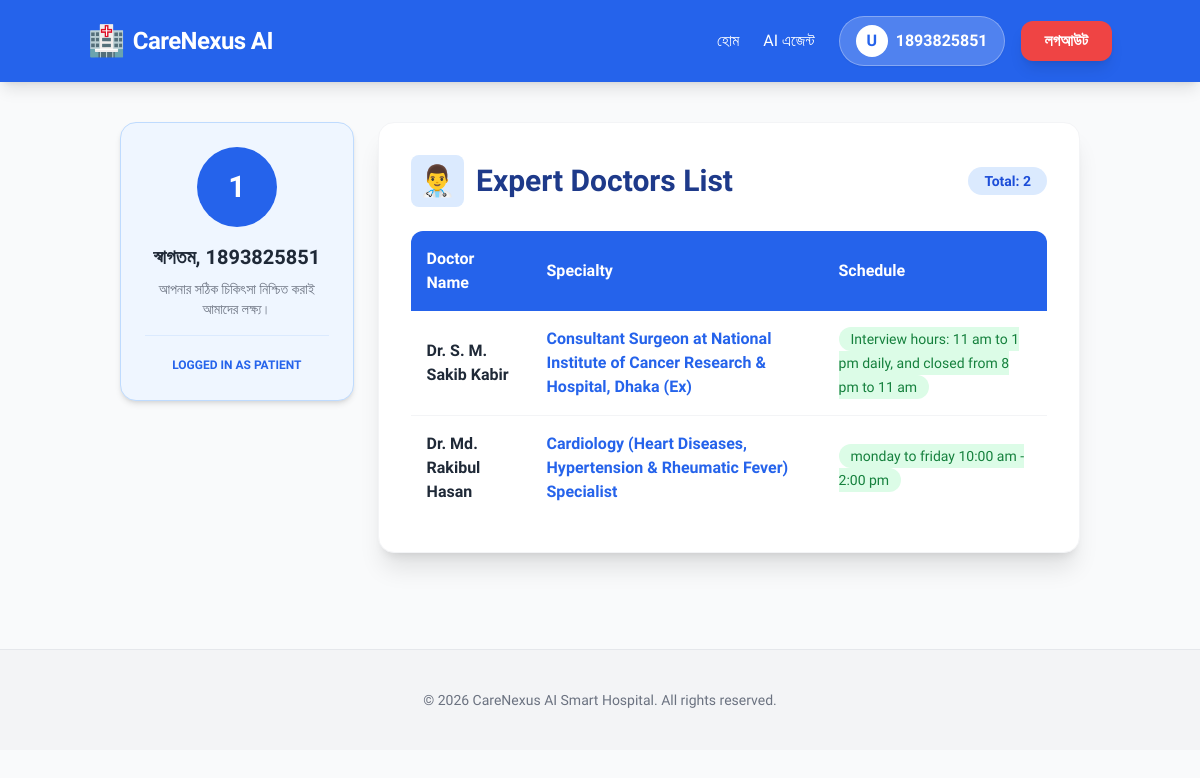
Page /doctors/ (signed in) on the committed database.
### core/models.py (models this page shows, shortened)
class Doctor(models.Model):
    name = models.CharField(max_length=100)
    specialty = models.CharField(max_length=100) # যেমন: মেডিসিন বিশেষজ্ঞ, কার্ডিওলজিস্ট
    schedule = models.TextField() # যেমন: রবি-মঙ্গল সকাল ১০টা
    rating = models.FloatField(default=5.0, validators=[MinValueValidator(0.0), MaxValueValidator(5.0)])
    experience_years = models.IntegerField(default=0)
    is_available = models.BooleanField(default=True)

### core/views.py (the view)
# urls.py: path('doctors/', views.doctor_list_view, name='doctor_list'),
def doctor_list_view(request):
    doctors = Doctor.objects.all()
    return render(request, 'core/doctor_list.html', {'doctors': doctors})

### core/templates/core/doctor_list.html
{% extends 'core/base.html' %}
{% block content %}
<div class="max-w-7xl mx-auto flex flex-col md:flex-row gap-6 p-4">
    <div class="md:w-1/4">
        <div class="bg-blue-50 p-6 rounded-2xl border border-blue-200 sticky top-20 shadow-md text-center">
            <div class="w-20 h-20 bg-blue-600 text-white rounded-full flex items-center justify-center text-3xl font-bold mx-auto mb-4">
                {{ user.username|first|upper }}
            </div>
            <h3 class="font-bold text-gray-800 text-xl">স্বাগতম, {{ user.username }}</h3>
            <p class="text-sm text-gray-500 mt-2">আপনার সঠিক চিকিৎসা নিশ্চিত করাই আমাদের লক্ষ্য।</p>
            <div class="mt-4 pt-4 border-t border-blue-100">
                <span class="text-xs font-bold text-blue-600 uppercase">Logged in as Patient</span>
            </div>
        </div>
    </div>
    <div class="md:w-3/4 bg-white p-8 rounded-2xl shadow-xl border border-gray-100">
        <div class="flex justify-between items-center mb-6">
            <h2 class="text-3xl font-black text-blue-900 flex items-center gap-3">
                <span class="bg-blue-100 p-2 rounded-lg">👨‍⚕️</span> Expert Doctors List
            </h2>
            <span class="bg-blue-100 text-blue-700 px-4 py-1 rounded-full text-sm font-bold">Total: {{ doctors|length }}</span>
        </div>
        <div class="overflow-x-auto">
            <table class="w-full text-left">
                <thead>
                    <tr class="bg-blue-600 text-white">
                        <th class="p-4 rounded-tl-xl">Doctor Name</th>
                        <th class="p-4">Specialty</th>
                        <th class="p-4 rounded-tr-xl">Schedule</th>
                    </tr>
                </thead>
                <tbody class="divide-y divide-gray-100">
                    {% for doctor in doctors %}
                    <tr class="hover:bg-blue-50 transition-colors">
                        <td class="p-4 font-bold text-gray-800">{{ doctor.name }}</td>
                        <td class="p-4 text-blue-600 font-semibold">{{ doctor.specialty }}</td>
                        <td class="p-4">
                            <span class="bg-green-100 text-green-700 px-3 py-1 rounded-full text-sm font-medium">
                                {{ doctor.schedule }}
                            </span>
                        </td>
                    </tr>
                    {% empty %}
                    <tr>
                        <td colspan="3" class="p-10 text-center text-gray-400 font-medium">
                            বর্তমানে কোনো ডাক্তার তালিকায় নেই।
                        </td>
                    </tr>
                    {% endfor %}
                </tbody>
            </table>
        </div>
    </div>
</div>
{% endblock %}

### core/templates/core/base.html (shortened to what this page needs)
<!DOCTYPE html>
<html lang="en">
<head>
    <script src="https://cdn.tailwindcss.com"></script>
</head>
<body class="bg-gray-50">
    <nav class="bg-blue-600 p-4 text-white shadow-lg sticky top-0 z-50">
        <div class="container mx-auto flex justify-between items-center">
            <a href="{% url 'home' %}" class="text-2xl font-bold flex items-center gap-2 tracking-tight">
                <span class="text-3xl">🏥</span> CareNexus AI
            </a>
            <div class="flex items-center gap-6">
                <a href="{% url 'home' %}" class="hover:text-blue-200 transition font-medium">হোম</a>
                <a href="{% url 'ai_agent' %}" class="hover:text-blue-200 transition font-medium">AI এজেন্ট</a>
                <div class="flex items-center gap-4">
                    {% if user.is_authenticated %}
                        <div class="flex items-center bg-white/20 px-4 py-2 rounded-full gap-2 border border-white/30 shadow-sm">
                            <div class="w-8 h-8 bg-white text-blue-600 rounded-full flex items-center justify-center font-black">
                                {% if user.is_superuser %} A {% else %} U {% endif %}
                            </div>
                            <span class="text-white font-bold">
                                {% if user.is_superuser %} Hospital Admin {% else %} {{ user.username }} {% endif %}
                            </span>
                        </div>
                        <a href="{% url 'logout' %}" class="bg-red-500 hover:bg-red-600 text-white px-6 py-2 rounded-xl font-bold transition shadow-lg">লগআউট</a>
                    {% else %}
                        <a href="{% url 'login' %}" class="text-white font-bold hover:underline">লগইন</a>
                        <a href="{% url 'register' %}" class="bg-white text-blue-600 px-6 py-2 rounded-xl font-bold shadow-md hover:bg-gray-100 transition">সাইন-আপ</a>
                    {% endif %}
                </div>
            </div>
        </div>
    </nav>
    <div class="container mx-auto mt-6 px-4">
        {% block content %}{% endblock %}
    </div>
    <footer class="mt-20 py-10 bg-gray-100 text-center text-gray-500 text-sm border-t">
        <p>&copy; 2026 CareNexus AI Smart Hospital. All rights reserved.</p>
    </footer>
</body>
</html>

### core/templates/core/base.html (style rules this page uses)
body { font-family: 'Hind Siliguri', sans-serif; }

### rows in the picture
Doctor: name "Dr. S. M. Sakib Kabir", specialty "Consultant Surgeon at National Institute of Cancer Research & Hospital, Dhaka (Ex)", schedule "Interview hours: 11 am to 1 pm daily, and closed from 8 pm to 11 am"
Doctor: name "Dr. Md. Rakibul Hasan", specialty "Cardiology (Heart Diseases, Hypertension & Rheumatic Fever) Specialist", schedule "monday to friday 10:00 am - 2:00 pm"

### other values in the picture
{{ user.username }} "1893825851"
{{ user.username|first|upper }} "1"
{{ doctors|length }} "2"
